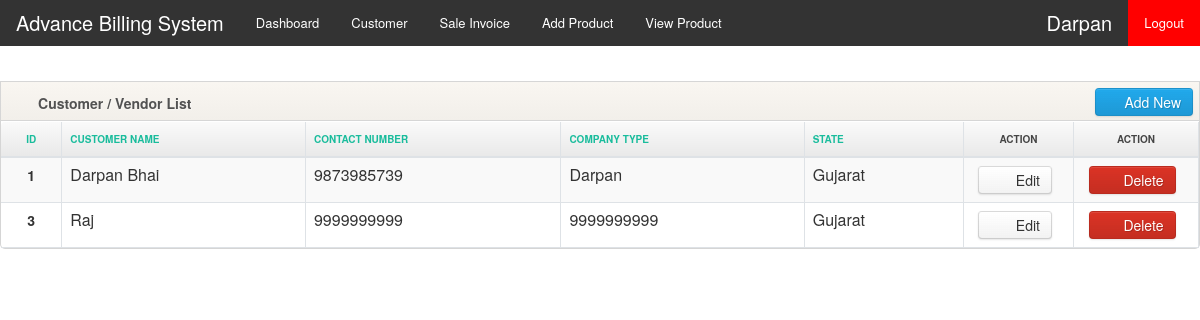
The app's page /customer/ (signed in) with its own data.
### organisation/models.py (models this page shows, shortened)
class OrganisationDetails(models.Model):
    company_name = models.CharField(max_length=50)
    company_type = models.CharField(max_length=50)
    pan_number = models.CharField(max_length=10)
    gstin_number = models.CharField(max_length=15)
    address_1 = models.CharField(max_length=90)
    address_2 = models.CharField(max_length=90)
    state = models.CharField(max_length=60)
    city = models.CharField(max_length=60)
    pincode = models.CharField(max_length=6)
    full_name = models.CharField(max_length=50)
    phone = models.CharField(max_length=10)
    email  = models.EmailField()
    user_id = models.CharField(max_length=40)
    password_1 = models.CharField(max_length=40)
    password_2 = models.CharField(max_length=40)

class CustomerDetails(models.Model):
    companyName = models.ForeignKey(OrganisationDetails, on_delete=models.CASCADE,default="")
    cust_name = models.CharField(max_length=50,verbose_name='Customer Name')
    cont_person = models.CharField(max_length=50,verbose_name='Contact Person')
    contact_num = models.IntegerField(verbose_name='Contact Number')
    email = models.CharField(max_length=50,default="")
    company_type = models.CharField(verbose_name='Company Type',max_length = 50)
    address = models.CharField(max_length=90,verbose_name='Address Line 1')
    address_2 = models.CharField(max_length=90,verbose_name='Address Line 2')
    landmark = models.CharField(max_length=50,verbose_name='Landmark')
    country = models.CharField(max_length=50,verbose_name='Country')
    state = models.CharField(max_length=50,verbose_name='State')
    city = models.CharField(max_length=50,verbose_name='City')
    pincode = models.IntegerField(verbose_name='Pincode')

### organisation/views.py (the view)
# urls.py: path('customer/',CustomerView,name = 'customer'),
def CustomerView(request):
    if 'org' in request.session:
        org = OrganisationDetails.objects.get(user_id = request.session['org'])
        model = CustomerDetails.objects.all().filter(companyName=org)
        return render(request,'customer.html',{'org':org.company_name,'customerdata':model})
    else:
        return redirect('login')

### organisation/templates/customer.html (shortened to what this page needs)
{% extends 'base.html' %}
{% block content %}
        <div class="main">
        <div class="row" style="margin-top:-20px;">
                    <div class="col-md-12">
                    </div>
                </div>
        <div class="row">
            <div class="span12">
                <form id="list-data-table" name="tabledata" method="post">
                                <div class="widget widget-table action-table">
                        <div class="widget-header"> <i class="fa fa-th-list"></i>
                            <h3>Customer / Vendor List</h3>
                            <a href="{% url 'customerform' %}" class="btn btn-primary pull-right">
                                    <i class="fa fa-plus"></i>Add New</a>
                        </div>
                        <div class="widget-content">
                            <table class="table table-striped table-bordered footable footable-1 breakpoint-lg" data-footable="" data-toggle-column="last" style="display: table;">
                                <thead>
                                    <tr class="footable-header">
                                        <th style="display: table-cell;">
                                            <center><a href="">Id</a></center>
                                        </th>
                                        <th style="display: table-cell;">
                                            <a href="list-company.php?sort=DESC&amp;field=c.companyname">Customer Name</a>
                                        </th>
                                        <th data-breakpoints="md" style="display: table-cell;">
                                            <a href="list-company.php?sort=DESC&amp;field=c.contactno1">Contact Number</a>
                                        </th>
                                        <th data-breakpoints="xs" style="display: table-cell;">
                                            <a href="list-company.php?sort=DESC&amp;field=c.companytype">Company Type</a>
                                        </th>
                                        <th style="display: table-cell;">
                                            <a href="list-company.php?sort=DESC&amp;field=c.state">State</a>
                                        </th>
                                        <th data-breakpoints="sm" style="display: table-cell;">
                                            <center>Action</center>
                                        </th>
                                        <th data-breakpoints="sm" class="footable-last-visible" style="display: table-cell;">
                                            <center>Action</center>
                                        </th>
                                    </tr>
                                </thead>
                                <tbody>
                                    {% for i in customerdata %}
                                    <tr>
                                    <td class="footable-first-visible" style="display: table-cell;"><center><h4>{{ i.id }}</h4></center></td>
                                    <td style="display: table-cell;">{{ i.cust_name }}</td>
                                        </td><td style="display: table-cell;">{{ i.contact_num }}</td>
                                        <td style="display: table-cell;">{{ i.company_type }}</td>
                                        <td style="display: table-cell;">{{ i.state }}</td>
                                        <td class="td-actions" style="display: table-cell;">
                                            <center><a href="{% url 'CustUp' i.id %}" class="btn">
                                                <i class="btn-icon-only fa fa-edit"></i>
                                                Edit
                                            </a>
                                        </center>
                                    </td>
                                        <td class="td-actions footable-last-visible" style="display: table-cell;">
                                            <a href="{% url 'CustDel' i.id %}" class="btn btn-danger" value="Delete" name="btndelete">
                                            <i class="btn-icon-only fa fa-trash-o"> </i>Delete</button></td>
                                    </tr>
                                    {% endfor %}
                     </div>
                </form>
            </div>
        </div>
    </div>
{% endblock %}

### organisation/templates/base.html (shortened to what this page needs)
{% load static %}
<html>
    <head>
    <link rel="stylesheet" href="https://stackpath.bootstrapcdn.com/bootstrap/4.1.3/css/bootstrap.min.css">
    <link rel="stylesheet" type="text/css" href="{% static 'OpenSans.css' %}">
    <link rel="stylesheet" type="text/css" href="{% static 'style.css' %}">
    <link rel="stylesheet" type="text/css" href="{% static 'custom.css' %}">
    <link rel="stylesheet" type="text/css" href="{% static 'dashboard.css' %}">
    <link rel="stylesheet" type="text/css" href="{% static 'fieldset.css' %}">
    <link rel="stylesheet" type="text/css" href="{% static 'font-awesome.css' %}">
    <link rel="stylesheet" type="text/css" href="{% static 'footable.bootstrap.min.css' %}">
    <link rel="stylesheet" type="text/css" href="{% static 'jquery-te-1.4.0.css' %}">
    <link rel="stylesheet" type="text/css" href="{% static 'jquery-ui.css' %}">
    <link rel="stylesheet" type="text/css" href="{% static 'multi-select.css' %}">
    <link rel="stylesheet" type="text/css" href="{% static 'plans.css' %}">
    <link rel="stylesheet" type="text/css" href="{% static 'select2.min.css' %}">
    <link rel="stylesheet" type="text/css" href="{% static 'my-bootstrap.min.css' %}">
    <link rel="stylesheet" type="text/css" href="{% static 'bootstrap-tagsinput.css' %}">
    <link rel="stylesheet" type="text/css" href="{% static 'bootstrap-responsive.min.css' %}">
    </head>
    <body>
        <ul>
            <li class = "ret">Advance Billing System</li>
            <li><a href="{% url 'index' %}" >Dashboard</a></li>
            <li><a href="{% url 'customer' %}">Customer</a></li>
            <li><a href="{% url 'invoiceview' %}">Sale Invoice</a></li>
            <li><a href="{% url 'addProductForm' %}">Add Product</a></li>
            <li><a href="{% url 'viewquentity' %}">View Product</a></li>
            <li style="float:right"><a class="active" href="{% url 'logout' %}">Logout</a></li>
            <li style="float:right" class="ret">{{org}}</li>
          </ul>
<br><br><br>
    {% block content %}
    {% endblock %}
</body>
</html>

### organisation/static/style.css (style rules this page uses)
body { background: #f9f6f1; font: 13px/1.7em 'Open Sans'; }
.btn-icon-only { padding-right: 3px; padding-left: 3px; }
.table td { vertical-align: middle; }
.table-bordered th { background: #E9E9E9; background:-moz-linear-gradient(top, #FAFAFA 0%, #E9E9E9 100%); background:-webkit-gradient(linear, left top, left bottom, color-stop(0%,#FAFAFA), color-stop(100%,#E9E9E9)); background:-webkit-linear-gradient(top, #FAFAFA 0%,#E9E9E9 100%); background:-o-linear-gradient(top, #FAFAFA 0%,#E9E9E9 100%); background:-ms-linear-gradient(top, #FAFAFA 0%,#E9E9E9 100%); background:linear-gradient(top, #FAFAFA 0%,#E9E9E9 100%); filter: progid:DXImageTransform.Microsoft.gradient(startColorstr='#FAFAFA', endColorstr='#E9E9E9'); -ms-filter: "progid:DXImageTransform.Microsoft.gradient(startColorstr='#FAFAFA', endColorstr='#E9E9E9')"; font-size: 10px; color: #444; text-transform: uppercase; }
.main { padding-bottom: 60px; }
.widget { position: relative; clear: both; width: auto; margin-bottom: 2em; overflow: hidden; }
.widget-header { position: relative; height: 40px; line-height: 40px; background: #f9f6f1; background:-moz-linear-gradient(top, #f9f6f1 0%, #f2efea 100%); background:-webkit-gradient(linear, left top, left bottom, color-stop(0%,#f9f6f1), color-stop(100%,#f2efea)); background:-webkit-linear-gradient(top, #f9f6f1 0%,#f2efea 100%); background:-o-linear-gradient(top, #f9f6f1 0%,#f2efea 100%); background:-ms-linear-gradient(top, #f9f6f1 0%,#f2efea 100%); background:linear-gradient(top, #f9f6f1 0%,#f2efea 100%); filter: progid:DXImageTransform.Microsoft.gradient(startColorstr='#f9f6f1', endColorstr='#f2efea'); -ms-filter: "progid:DXImageTransform.Microsoft.gradient(startColorstr='#f9f6f1', endColorstr='#f2efea')"; border: 1px solid #d6d6d6; -webkit-background-clip: padding-box; }
.widget-header h3 { position: relative; top: 2px; left: 10px; display: inline-block; margin-right: 3em; font-size: 14px; font-weight: 800; color: #525252; line-height: 18px; text-shadow: 1px 1px 2px rgba(255,255,255,.5); }
.widget-header [class^="fa"], .widget-header [class*="fa"] { display: inline-block; margin-left: 13px; margin-right: -2px; font-size: 16px; color: #555; vertical-align: middle; }
.widget-content { padding: 20px 15px 15px; background: #FFF; border: 1px solid #D5D5D5; -moz-border-radius: 5px; -webkit-border-radius: 5px; border-radius: 5px; }
.widget-header+.widget-content { border-top: none; -webkit-border-top-left-radius: 0; -webkit-border-top-right-radius: 0; -moz-border-radius-topleft: 0; -moz-border-radius-topright: 0; border-top-left-radius: 0; border-top-right-radius: 0; }
.widget-content:before, .widget-content:after { content:""; display:table; }
.widget-content:after { clear:both; }
.widget-content { zoom:1; }
.widget-table .widget-content { padding: 0; }
.widget-table .table { margin-bottom: 0; border: none; }
.widget-table .table tr td:first-child { border-left: none; }
.widget-table .table tr th:first-child { border-left: none; }
.table td { text-align: left; }
.widget-header .btn.btn-primary.pull-right { margin: 6px; }
.btn i { margin: 0 5px 0 0; }
.widget-header .btn [class^="fa"], .widget-header .btn [class*="fa"] { color: #fff; font-weight: normal; margin: 0 5px 0 0; }
.widget-header .btn.btn-primary [class^="fa"], .widget-header .btn.btn-primary [class*="fa"] { color: #fff; }
.widget.action-table { overflow: initial !important; }

### organisation/static/custom.css (style rules this page uses)
.td-actions { width: 110px !important; }
body { min-height: 100%; position: relative; min-width:auto; }
html { height: 100%; }
.td-actions.footable-last-visible { width: 125px !important; }
.td-actions { min-width: 95px; }

### organisation/static/dashboard.css (style rules this page uses)
.action-table .td-actions { width: 80px; text-align: center; }
.action-table .td-actions .btn { margin-right: .5em; }
.action-table .td-actions .btn:last-child { margin-rigth: 0; }

### organisation/templates/base.html (style rules this page uses)
ul { list-style-type: none; margin: 0; padding: 0; overflow: hidden; background-color: #333; }
li { float: left; }
li a { display: block; color: white; text-align: center; padding: 14px 16px; text-decoration: none; }
.active { background-color: red; }
.ret { display: block; color: white; text-align: center; font-size: 20px; padding: 14px 16px; text-decoration: none; }

### records on screen
OrganisationDetails: company_name "Darpan"
CustomerDetails: id "1", cust_name "Darpan Bhai", contact_num "9873985739", company_type "Darpan", state "Gujarat"
CustomerDetails: id "3", cust_name "Raj", contact_num "9999999999", company_type "9999999999", state "Gujarat"
